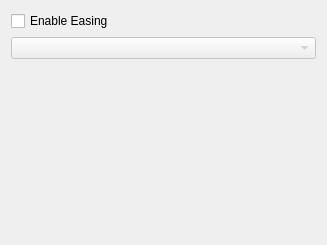
<?xml version="1.0" encoding="UTF-8"?>
<ui version="4.0">
 <class>easing_preview_base</class>
 <widget class="QWidget" name="easing_preview_base">
  <property name="geometry">
   <rect>
    <x>0</x>
    <y>0</y>
    <width>327</width>
    <height>245</height>
   </rect>
  </property>
  <property name="windowTitle">
   <string>Form</string>
  </property>
  <layout class="QGridLayout" name="gridLayout">
   <item row="0" column="0">
    <widget class="QCheckBox" name="enable_easing">
     <property name="text">
      <string>Enable Easing</string>
     </property>
    </widget>
   </item>
   <item row="1" column="0">
    <widget class="QComboBox" name="easing_combo">
     <property name="enabled">
      <bool>false</bool>
     </property>
     <property name="toolTip">
      <string>The pan easing will determine the motion 
characteristics of the camera on the Y axis 
as it flies across the scene.</string>
     </property>
    </widget>
   </item>
   <item row="2" column="0">
    <widget class="QWidget" name="easing_preview" native="true">
     <property name="sizePolicy">
      <sizepolicy hsizetype="Expanding" vsizetype="Expanding">
       <horstretch>0</horstretch>
       <verstretch>0</verstretch>
      </sizepolicy>
     </property>
     <property name="minimumSize">
      <size>
       <width>250</width>
       <height>150</height>
      </size>
     </property>
     <property name="autoFillBackground">
      <bool>false</bool>
     </property>
     <property name="styleSheet">
      <string notr="true"/>
     </property>
    </widget>
   </item>
  </layout>
 </widget>
 <resources/>
 <connections>
  <connection>
   <sender>enable_easing</sender>
   <signal>toggled(bool)</signal>
   <receiver>easing_combo</receiver>
   <slot>setEnabled(bool)</slot>
   <hints>
    <hint type="sourcelabel">
     <x>37</x>
     <y>18</y>
    </hint>
    <hint type="destinationlabel">
     <x>53</x>
     <y>52</y>
    </hint>
   </hints>
  </connection>
 </connections>
</ui>
